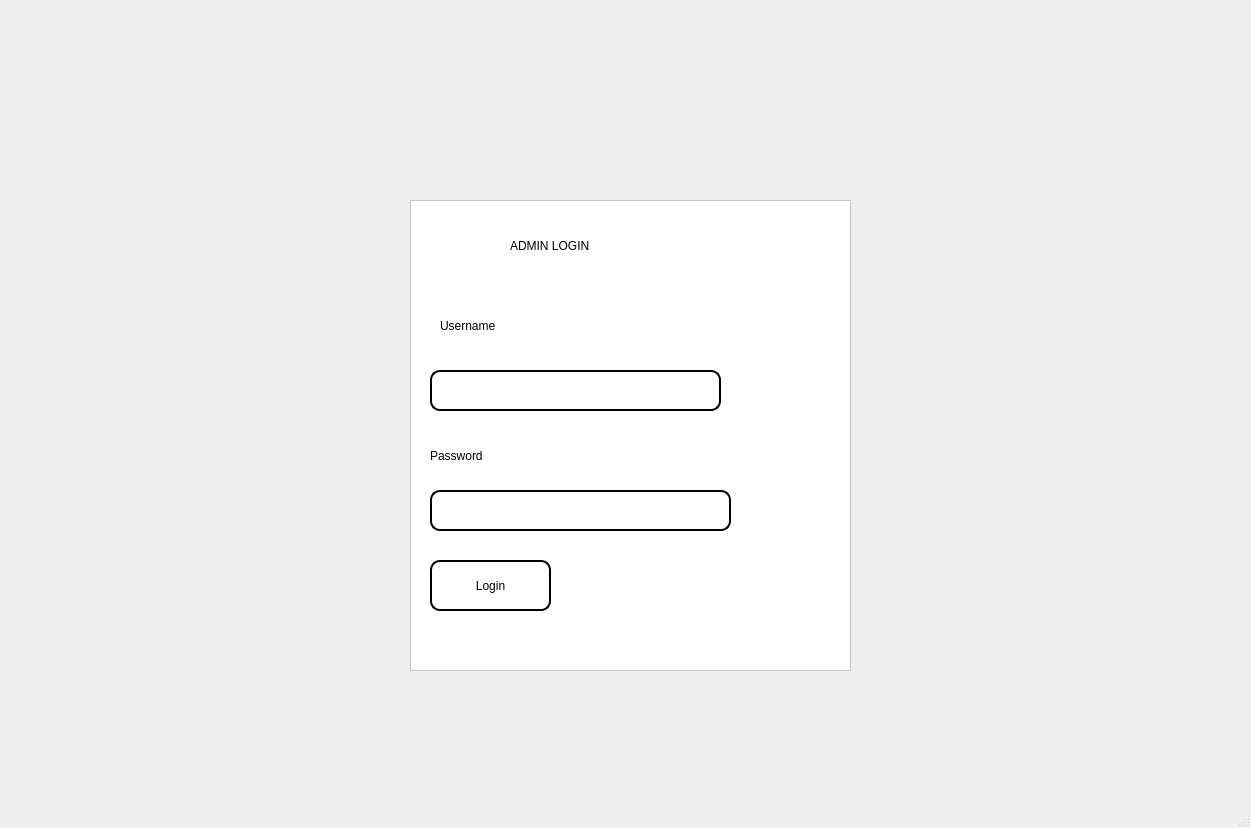
<?xml version="1.0" encoding="UTF-8"?>
<ui version="4.0">
 <class>MainWindow</class>
 <widget class="QMainWindow" name="MainWindow">
  <property name="geometry">
   <rect>
    <x>0</x>
    <y>0</y>
    <width>1251</width>
    <height>828</height>
   </rect>
  </property>
  <property name="windowTitle">
   <string>MainWindow</string>
  </property>
  <widget class="QWidget" name="centralwidget">
   <widget class="QLabel" name="label">
    <property name="geometry">
     <rect>
      <x>20</x>
      <y>20</y>
      <width>55</width>
      <height>16</height>
     </rect>
    </property>
    <property name="text">
     <string/>
    </property>
   </widget>
   <widget class="QLabel" name="label_2">
    <property name="geometry">
     <rect>
      <x>0</x>
      <y>0</y>
      <width>1251</width>
      <height>811</height>
     </rect>
    </property>
    <property name="text">
     <string/>
    </property>
    <property name="pixmap">
     <pixmap>C:/Users/91810/Pictures/Screenshots/RIYA.png</pixmap>
    </property>
   </widget>
   <widget class="QFrame" name="frame">
    <property name="geometry">
     <rect>
      <x>410</x>
      <y>200</y>
      <width>441</width>
      <height>471</height>
     </rect>
    </property>
    <property name="styleSheet">
     <string notr="true">background-color: rgb(255, 255, 255);</string>
    </property>
    <property name="frameShape">
     <enum>QFrame::StyledPanel</enum>
    </property>
    <property name="frameShadow">
     <enum>QFrame::Raised</enum>
    </property>
    <widget class="QLabel" name="label_3">
     <property name="geometry">
      <rect>
       <x>100</x>
       <y>20</y>
       <width>291</width>
       <height>51</height>
      </rect>
     </property>
     <property name="styleSheet">
      <string notr="true">font: 75 22pt &quot;MS Shell Dlg 2&quot;;
font: 75 25pt &quot;Arial&quot;;</string>
     </property>
     <property name="text">
      <string>ADMIN LOGIN</string>
     </property>
    </widget>
    <widget class="QLabel" name="label_4">
     <property name="geometry">
      <rect>
       <x>30</x>
       <y>100</y>
       <width>161</width>
       <height>51</height>
      </rect>
     </property>
     <property name="styleSheet">
      <string notr="true">background-color: rgb(255, 255, 255);
font: 75 18pt &quot;Arial&quot;;</string>
     </property>
     <property name="text">
      <string>Username</string>
     </property>
    </widget>
    <widget class="QLabel" name="label_5">
     <property name="geometry">
      <rect>
       <x>20</x>
       <y>230</y>
       <width>151</width>
       <height>51</height>
      </rect>
     </property>
     <property name="styleSheet">
      <string notr="true">background-color: rgb(255, 255, 255);
font: 75 18pt &quot;Arial&quot;;</string>
     </property>
     <property name="text">
      <string>Password</string>
     </property>
    </widget>
    <widget class="QPushButton" name="pushButton">
     <property name="geometry">
      <rect>
       <x>20</x>
       <y>360</y>
       <width>121</width>
       <height>51</height>
      </rect>
     </property>
     <property name="styleSheet">
      <string notr="true">QPushButton{
border:2px solid black;
border-radius:10px;
color:black;
font: 18pt &quot;MS Shell Dlg 2&quot;;
}
QPushButton:hover{
	}</string>
     </property>
     <property name="text">
      <string>Login</string>
     </property>
    </widget>
    <widget class="QLineEdit" name="lineEdit">
     <property name="geometry">
      <rect>
       <x>20</x>
       <y>170</y>
       <width>291</width>
       <height>41</height>
      </rect>
     </property>
     <property name="styleSheet">
      <string notr="true">QLineEdit{
border:2px solid black;
border-radius: 10px;
color:black;
font: 14pt &quot;MS Shell Dlg 2&quot;;
}

QLineEdit:focus{
border:2px solid #FBAD25}</string>
     </property>
    </widget>
    <widget class="QLineEdit" name="lineEdit_2">
     <property name="geometry">
      <rect>
       <x>20</x>
       <y>290</y>
       <width>301</width>
       <height>41</height>
      </rect>
     </property>
     <property name="styleSheet">
      <string notr="true">QLineEdit{
border:2px solid black;
border-radius: 10px;
color:black;
font: 14pt &quot;MS Shell Dlg 2&quot;;
}

QLineEdit:focus{
border:2px solid #FBAD25}</string>
     </property>
     <property name="echoMode">
      <enum>QLineEdit::Password</enum>
     </property>
    </widget>
   </widget>
  </widget>
  <widget class="QStatusBar" name="statusbar"/>
 </widget>
 <resources/>
 <connections/>
</ui>
